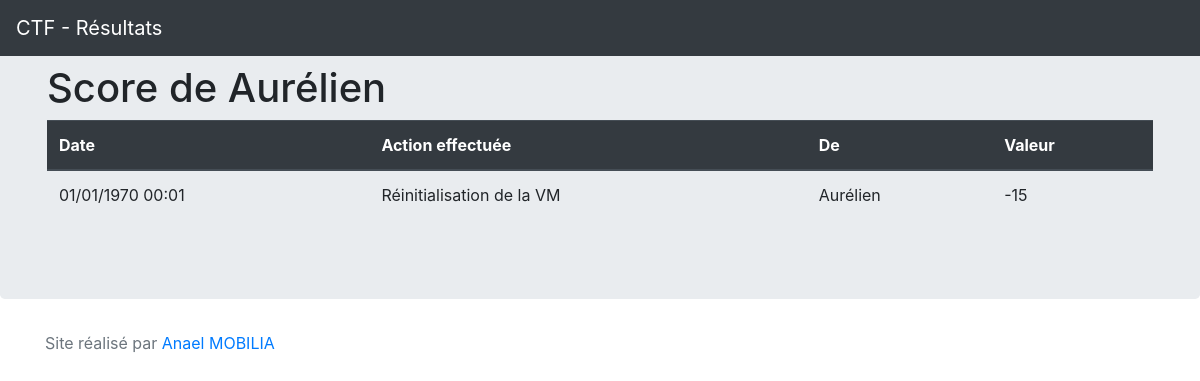
/scoreGroupe.php?id=3, run on the app's committed database.
### tables this page shows
CREATE TABLE `groupe` (
  `id` int(11) NOT NULL,
  `urlServeur` text NOT NULL,
  `membres` text NOT NULL,
  `isEnLigne` tinyint(4) NOT NULL
);

CREATE TABLE `evenement` (
  `id` int(11) NOT NULL,
  `timestamp` int(11) NOT NULL,
  `type` int(11) NOT NULL,
  `etat` tinyint(4) NOT NULL,
  `groupe` int(11) NOT NULL,
  `ip` text NOT NULL,
  `tiers` text NOT NULL
);

CREATE TABLE `typeaction` (
  `id` int(11) NOT NULL,
  `libelle` text NOT NULL,
  `valeur` int(11) NOT NULL,
  `saisieUser` tinyint(4) NOT NULL,
  `saisieAdmin` tinyint(4) NOT NULL,
  `isEvtMachine` tinyint(4) NOT NULL
);

### classes/maBDD.class.php (called while the page is built, shortened)
<?php
class maBDD {
   private $maBDD = null;
   private static $monInstance = null;
   private function __construct() {
      $this->maBDD = new PDO('mysql:host=' . _BDD_HOST_ . ';dbname=' . _BDD_NAME_, _BDD_USER_, _BDD_PASS_);
      $this->maBDD->setAttribute(PDO::ATTR_ERRMODE, PDO::ERRMODE_EXCEPTION);
      $this->maBDD->setAttribute(PDO::ATTR_DEFAULT_FETCH_MODE, PDO::FETCH_OBJ);
   }
   public static function getInstance() {
      if (is_null(self::$monInstance)) {
         self::$monInstance = new maBDD();
      }
      return self::$monInstance;
   }
   public function prepare($query) {
      return $this->maBDD->prepare($query);
   }
}

### classes/loader.class.php (called while the page is built, shortened)
<?php
class loader {
    public static function chargerEvenementsGroupe($idGroupe) {
        $req = maBDD::getInstance()->prepare("SELECT * FROM evenement ev, groupe gr, typeaction ty WHERE ev.tiers = gr.id AND ev.type = ty.id AND ev.groupe = :groupe AND ev.etat=1");
        $req->bindValue(':groupe', $idGroupe, PDO::PARAM_INT);
        $req->execute();
        $retour = new ArrayObject();
        foreach ($req->fetchAll() as $value) {
            $monStub = new evenement();
            $monStub->setId($value->id);
            $monStub->setTimestamp($value->timestamp);
            $monStub->setType($value->type);
            $monStub->setEtat($value->etat);
            $monStub->setGroupe($value->groupe);
            $monStub->setIp($value->ip);
            $monStub->setTiers($value->tiers);
            $monStub->setNomGroupe($value->membres);
            $monStub->setNom($value->libelle);
            $monStub->setValeur($value->valeur);
            $retour->append($monStub);
        }
        return $retour;
    }
    public static function getNomGroupe($idGroupe) {
        $req = maBDD::getInstance()->prepare("SELECT * FROM groupe WHERE id = :groupe");
        $req->bindValue(':groupe', $idGroupe, PDO::PARAM_INT);
        $req->execute();
        $resultat = $req->fetch();
        return $resultat->membres;
    }
}

### classes/evenement.class.php (called while the page is built, shortened)
<?php
class evenement {
    private $timestamp;
    private $nomGroupe;
    private $nom;
    private $valeur;
    public function getTimestamp() {
        return $this->timestamp;
    }
    public function getNomGroupe() {
        return $this->nomGroupe;
    }
    public function getNom() {
        return $this->nom;
    }
    public function getValeur() {
        return $this->valeur;
    }
    public function setTimestamp($timestamp) {
        $this->timestamp = $timestamp;
    }
    public function setNomGroupe($nomGroupe) {
        $this->nomGroupe = $nomGroupe;
    }
    public function setNom($nom) {
        $this->nom = $nom;
    }
    public function setValeur($valeur) {
        $this->valeur = $valeur;
    }
}

### scoreGroupe.php (the view, shortened to what this page needs)
<?php
$listeEvts = loader::chargerEvenementsGroupe($_GET["id"]);
?>
<!DOCTYPE html>
<html lang="fr">
    <head>
        <link href="css/bootstrap.min.css" rel="stylesheet">
    </head>
    <body>
        <nav class="navbar navbar-expand-md navbar-dark fixed-top bg-dark">
            <a class="navbar-brand" href="index.php">CTF - Résultats</a>
        </nav>
        <main role="main">
            <div class="jumbotron">
                <div class="container">
                    <h1 class="display-5">Score de <?= loader::getNomGroupe($_GET["id"]) ?></h1>
                    <table class="table table-hover" id="resultats">
                        <thead class="thead-dark">
                            <tr>
                                <th scope="col">Date</th>
                                <th scope="col">Action effectuée</th>
                                <th scope="col">De</th>
                                <th scope="col">Valeur</th>
                            </tr>
                        </thead>
                        <tbody>
                            <?php foreach ($listeEvts as $unEvt) : ?>
                                <tr>
                                    <td><?= date('d/m/Y H:m', $unEvt->getTimestamp()) ?></td>
                                    <td><?= $unEvt->getNom() ?></td>
                                    <td><?= $unEvt->getNomGroupe() ?></td>
                                    <td><?= $unEvt->getValeur() ?></td>
                                </tr>
                            <?php endforeach; ?>
                        </tbody>
                    </table>
                </div>
            </div>
        </main>
        <footer class="text-muted">
            <div class="container">
                <p>Site réalisé par <a href="https://www.anael.eu">Anael MOBILIA</a></p>
            </div>
        </footer>
    </body>
</html>

### data on the page
groupe: membres "Aurélien"
evenement: timestamp "01/01/1970 00:01", typeaction.libelle "Réinitialisation de la VM", groupe.membres "Aurélien", typeaction.valeur "-15"
